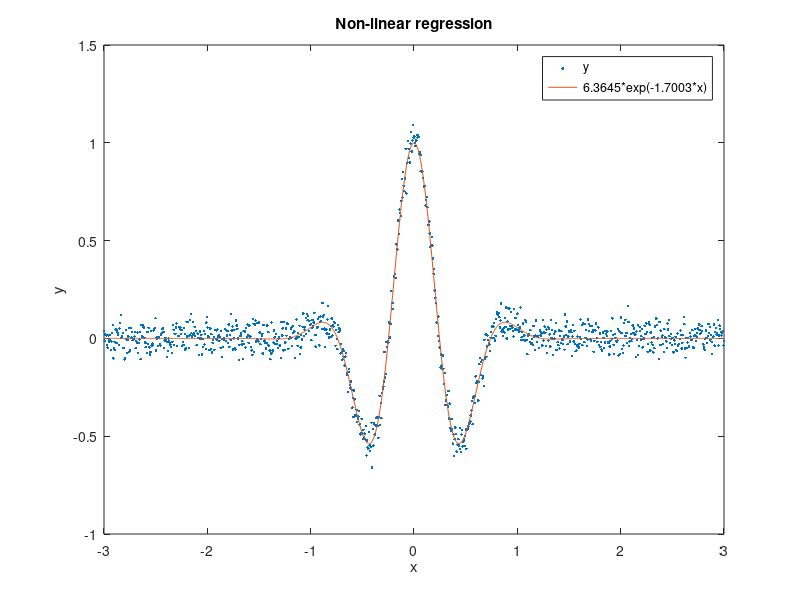
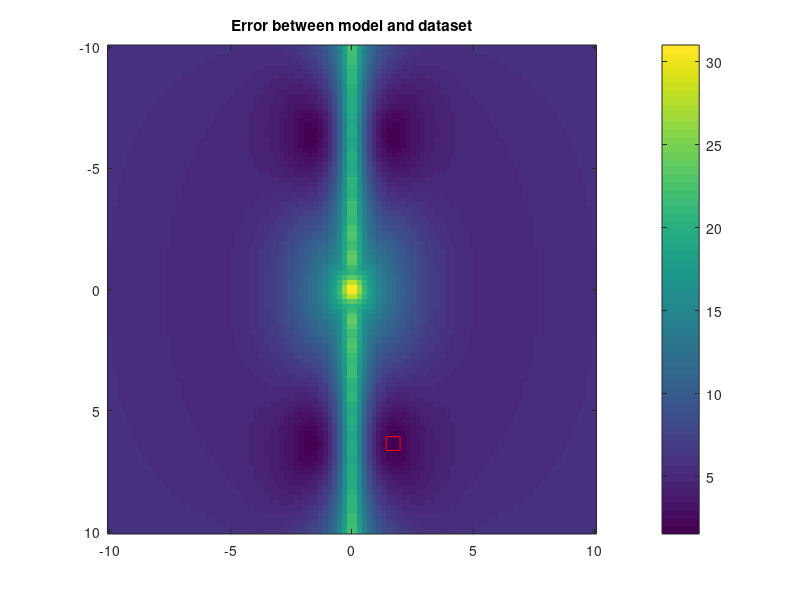

Source code (MATLAB) for these figures, in order: (Note: this script raises an error after producing the figures.)
clc;
clear;
close all;

% Define given dataset
x = linspace(-1, 1, 1e3) * 3;
y = cos(x * 5 * (1+rand(1))) .* exp(-(x * (1+rand(1))) .^ 2) ...
    + randn(size(x)) * 0.05;

% Define a lambda for model function which behaves like the actual data
% ...where p(1) is k
% ...where p(2) is w
modelFunction = @(p) cos(p(1) * x) .* exp(-((p(2) * x) .^2));

% Generate lamda for error function which returns the error between the
% model function and the actual data (based on the parameters passed in)
errorFunction = @(p) norm(y - modelFunction(p));

% Minimise error function providing an appropriate parameter estimate
p = fminsearch(errorFunction, [1 2]);

% Upack parameters returned by fminsearch which define the parameters that
% minimise the error function
kOptimum = p(1);
wOptimum = p(2);

% Generate fitted function
yFitted = modelFunction(p);

% Plot and decorate the actual dataset, and the modelled function
figure(1);
plot(x, y, '.', x, yFitted, '-');
title('Non-linear regression');
legend('y', sprintf('%0.4f*exp(-%0.4f*x)', kOptimum, wOptimum));
xlabel('x');
ylabel('y');

%% Part Two
% Generate domain for k and w values
k = linspace(-10, 10, 100);
w = linspace(-10, 10, 100);

% Generate error over the k, w domain
errorArray = nan([length(k), length(w)]);
for i = 1:length(k)
    for j = 1:length(w)
        kVal = k(:, i);
        wVal = w(:, j);

        errorArray(i, j) = errorFunction([kVal, wVal]);
    end
end

% Use 2D map / contour to visualise the amplitude of error
figure(2);
imagesc(w, k, errorArray);
hold on;

% Highlight k/w value which minimises the error function
lowestError = errorFunction([kOptimum, wOptimum]);

% Add lowestError to the 2D plot
plot3(wOptimum, kOptimum, 0, '-s', 'MarkerSize', 10,...
    'MarkerEdgeColor', 'red');

% Decorate Figure #1
colorbar
axis('image')
title('Error between model and dataset')
subtitle('Smaller the error, the more accurate the fit');
xlabel('w')
ylabel('k')
